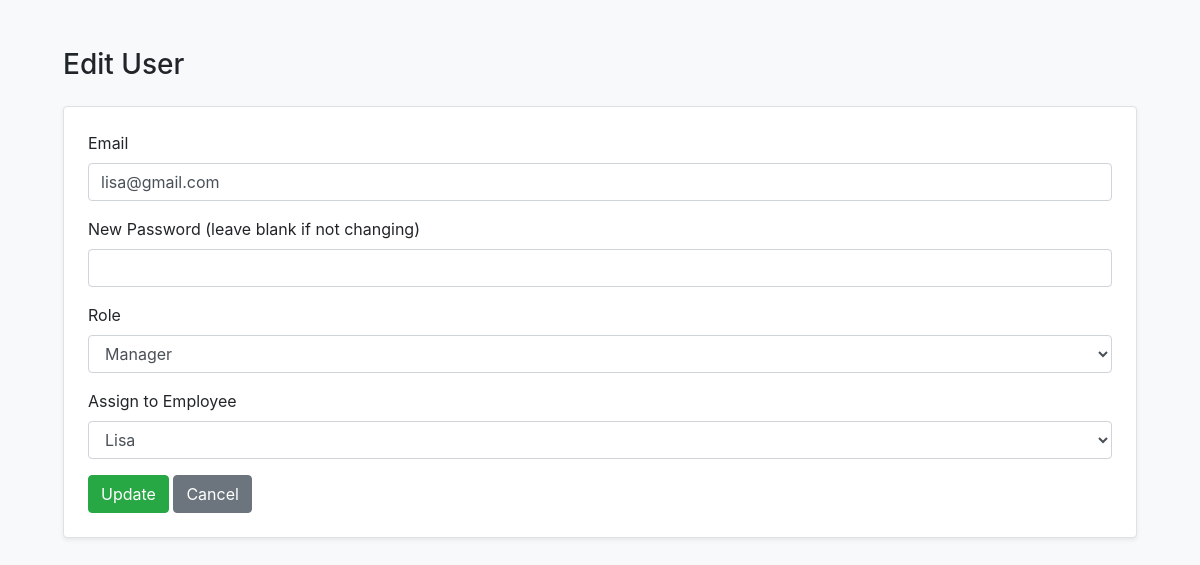
The page /admin/edit_user.php?id=1 on the database its author committed.
### tables this page shows
CREATE TABLE `users` (
  `id` int(11) NOT NULL,
  `email` varchar(100) DEFAULT NULL,
  `password` varchar(255) DEFAULT NULL,
  `role` enum('Field Staff','Office Staff','Manager') DEFAULT NULL,
  `employee_id` int(11) DEFAULT NULL
);

CREATE TABLE `employees` (
  `id` int(11) NOT NULL,
  `employee_code` varchar(20) DEFAULT NULL,
  `name` varchar(100) DEFAULT NULL,
  `date_of_birth` date DEFAULT NULL,
  `gender` enum('Male','Female') DEFAULT NULL,
  `address` text DEFAULT NULL,
  `phone_number` varchar(20) DEFAULT NULL,
  `position` varchar(50) DEFAULT NULL,
  `join_date` date DEFAULT NULL,
  `photo` varchar(255) DEFAULT NULL
);

### admin/edit_user.php (the view, shortened to what this page needs)
<?php
include __DIR__ . '/../includes/koneksi.php';
$id = $_GET['id'];
$result = $conn->query("SELECT * FROM users WHERE id = $id");
$user = $result->fetch_assoc();
$employees = $conn->query("SELECT id, name FROM employees");
?>
<!DOCTYPE html>
<html>
<head>
    <link rel="stylesheet" href="https://cdn.jsdelivr.net/npm/bootstrap@4.6.2/dist/css/bootstrap.min.css">
</head>
<body class="bg-light p-5">
    <div class="container">
        <h3 class="mb-4">Edit User</h3>
        <form method="POST" class="bg-white p-4 border rounded shadow-sm">
            <div class="form-group">
                <label>Email</label>
                <input type="email" name="email" value="<?= $user['email'] ?>" required class="form-control">
            </div>
            <div class="form-group">
                <label>New Password (leave blank if not changing)</label>
                <input type="password" name="password" class="form-control">
            </div>
            <div class="form-group">
                <label>Role</label>
                <select name="role" class="form-control">
                    <option value="Manager" <?= $user['role'] == 'Manager' ? 'selected' : '' ?>>Manager</option>
                </select>
            </div>
            <div class="form-group">
                <label>Assign to Employee</label>
                <select name="employee_id" class="form-control">
                    <?php while ($emp = $employees->fetch_assoc()): ?>
                        <option value="<?= $emp['id'] ?>" <?= $emp['id'] == $user['employee_id'] ? 'selected' : '' ?>>
                            <?= $emp['name'] ?>
                        </option>
                    <?php endwhile; ?>
                </select>
            </div>
            <button class="btn btn-success" type="submit">Update</button>
            <a href="user_list.php" class="btn btn-secondary">Cancel</a>
        </form>
    </div>
</body>
</html>

### rows shown on the page
users: email "lisa@gmail.com", role "Manager", employee_id "Lisa"
